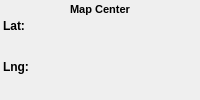
    <widget class="QFrame" name="frmMapCenter">
     <property name="sizePolicy">
      <sizepolicy hsizetype="Maximum" vsizetype="Maximum">
       <horstretch>0</horstretch>
       <verstretch>0</verstretch>
      </sizepolicy>
     </property>
     <property name="font">
      <font>
       <pointsize>9</pointsize>
      </font>
     </property>
     <property name="mouseTracking">
      <bool>true</bool>
     </property>
     <property name="toolTip">
      <string>Map Center</string>
     </property>
     <property name="autoFillBackground">
      <bool>true</bool>
     </property>
     <layout class="QGridLayout" name="gridLayout_3">
      <property name="leftMargin">
       <number>3</number>
      </property>
      <property name="topMargin">
       <number>3</number>
      </property>
      <property name="rightMargin">
       <number>3</number>
      </property>
      <property name="bottomMargin">
       <number>3</number>
      </property>
      <property name="spacing">
       <number>2</number>
      </property>
      <item row="0" column="0" colspan="2">
       <widget class="QLabel" name="lblMapCenter">
        <property name="palette">
         <palette>
          <active>
           <colorrole role="Button">
            <brush brushstyle="SolidPattern">
             <color alpha="0">
              <red>0</red>
              <green>0</green>
              <blue>0</blue>
             </color>
            </brush>
           </colorrole>
           <colorrole role="Base">
            <brush brushstyle="SolidPattern">
             <color alpha="0">
              <red>0</red>
              <green>0</green>
              <blue>0</blue>
             </color>
            </brush>
           </colorrole>
           <colorrole role="Window">
            <brush brushstyle="SolidPattern">
             <color alpha="0">
              <red>0</red>
              <green>0</green>
              <blue>0</blue>
             </color>
            </brush>
           </colorrole>
          </active>
          <inactive>
           <colorrole role="Button">
            <brush brushstyle="SolidPattern">
             <color alpha="0">
              <red>0</red>
              <green>0</green>
              <blue>0</blue>
             </color>
            </brush>
           </colorrole>
           <colorrole role="Base">
            <brush brushstyle="SolidPattern">
             <color alpha="0">
              <red>0</red>
              <green>0</green>
              <blue>0</blue>
             </color>
            </brush>
           </colorrole>
           <colorrole role="Window">
            <brush brushstyle="SolidPattern">
             <color alpha="0">
              <red>0</red>
              <green>0</green>
              <blue>0</blue>
             </color>
            </brush>
           </colorrole>
          </inactive>
          <disabled>
           <colorrole role="Button">
            <brush brushstyle="SolidPattern">
             <color alpha="0">
              <red>0</red>
              <green>0</green>
              <blue>0</blue>
             </color>
            </brush>
           </colorrole>
           <colorrole role="Base">
            <brush brushstyle="SolidPattern">
             <color alpha="0">
              <red>0</red>
              <green>0</green>
              <blue>0</blue>
             </color>
            </brush>
           </colorrole>
           <colorrole role="Window">
            <brush brushstyle="SolidPattern">
             <color alpha="0">
              <red>0</red>
              <green>0</green>
              <blue>0</blue>
             </color>
            </brush>
           </colorrole>
          </disabled>
         </palette>
        </property>
        <property name="font">
         <font>
          <pointsize>8</pointsize>
          <weight>75</weight>
          <bold>true</bold>
         </font>
        </property>
        <property name="styleSheet">
         <string notr="true"> background-color: rgba(0, 0, 0, 0);</string>
        </property>
        <property name="text">
         <string>Map Center</string>
        </property>
        <property name="alignment">
         <set>Qt::AlignCenter</set>
        </property>
        <property name="indent">
         <number>1</number>
        </property>
       </widget>
      </item>
      <item row="3" column="0">
       <widget class="QLabel" name="lblMapCenterLonLabel">
        <property name="sizePolicy">
         <sizepolicy hsizetype="Expanding" vsizetype="Expanding">
          <horstretch>0</horstretch>
          <verstretch>0</verstretch>
         </sizepolicy>
        </property>
        <property name="palette">
         <palette>
          <active>
           <colorrole role="Button">
            <brush brushstyle="SolidPattern">
             <color alpha="0">
              <red>0</red>
              <green>0</green>
              <blue>0</blue>
             </color>
            </brush>
           </colorrole>
           <colorrole role="Text">
            <brush brushstyle="SolidPattern">
             <color alpha="255">
              <red>255</red>
              <green>255</green>
              <blue>255</blue>
             </color>
            </brush>
           </colorrole>
           <colorrole role="ButtonText">
            <brush brushstyle="SolidPattern">
             <color alpha="255">
              <red>255</red>
              <green>255</green>
              <blue>255</blue>
             </color>
            </brush>
           </colorrole>
           <colorrole role="Base">
            <brush brushstyle="SolidPattern">
             <color alpha="0">
              <red>0</red>
              <green>0</green>
              <blue>0</blue>
             </color>
            </brush>
           </colorrole>
           <colorrole role="Window">
            <brush brushstyle="SolidPattern">
             <color alpha="0">
              <red>0</red>
              <green>0</green>
              <blue>0</blue>
             </color>
            </brush>
           </colorrole>
          </active>
          <inactive>
           <colorrole role="Button">
            <brush brushstyle="SolidPattern">
             <color alpha="0">
              <red>0</red>
              <green>0</green>
              <blue>0</blue>
             </color>
            </brush>
           </colorrole>
           <colorrole role="Text">
            <brush brushstyle="SolidPattern">
             <color alpha="255">
              <red>255</red>
              <green>255</green>
              <blue>255</blue>
             </color>
            </brush>
           </colorrole>
           <colorrole role="ButtonText">
            <brush brushstyle="SolidPattern">
             <color alpha="255">
              <red>255</red>
              <green>255</green>
              <blue>255</blue>
             </color>
            </brush>
           </colorrole>
           <colorrole role="Base">
            <brush brushstyle="SolidPattern">
             <color alpha="0">
              <red>0</red>
              <green>0</green>
              <blue>0</blue>
             </color>
            </brush>
           </colorrole>
           <colorrole role="Window">
            <brush brushstyle="SolidPattern">
             <color alpha="0">
              <red>0</red>
              <green>0</green>
              <blue>0</blue>
             </color>
            </brush>
           </colorrole>
          </inactive>
          <disabled>
           <colorrole role="Button">
            <brush brushstyle="SolidPattern">
             <color alpha="0">
              <red>0</red>
              <green>0</green>
              <blue>0</blue>
             </color>
            </brush>
           </colorrole>
           <colorrole role="Text">
            <brush brushstyle="SolidPattern">
             <color alpha="255">
              <red>255</red>
              <green>255</green>
              <blue>255</blue>
             </color>
            </brush>
           </colorrole>
           <colorrole role="ButtonText">
            <brush brushstyle="SolidPattern">
             <color alpha="255">
              <red>255</red>
              <green>255</green>
              <blue>255</blue>
             </color>
            </brush>
           </colorrole>
           <colorrole role="Base">
            <brush brushstyle="SolidPattern">
             <color alpha="0">
              <red>0</red>
              <green>0</green>
              <blue>0</blue>
             </color>
            </brush>
           </colorrole>
           <colorrole role="Window">
            <brush brushstyle="SolidPattern">
             <color alpha="0">
              <red>0</red>
              <green>0</green>
              <blue>0</blue>
             </color>
            </brush>
           </colorrole>
          </disabled>
         </palette>
        </property>
        <property name="font">
         <font>
          <pointsize>9</pointsize>
          <weight>75</weight>
          <bold>true</bold>
         </font>
        </property>
        <property name="styleSheet">
         <string notr="true">background-color: rgba(0, 0, 0, 0);</string>
        </property>
        <property name="frameShadow">
         <enum>QFrame::Sunken</enum>
        </property>
        <property name="text">
         <string>Lng:</string>
        </property>
        <property name="indent">
         <number>0</number>
        </property>
       </widget>
      </item>
      <item row="1" column="1">
       <widget class="QLabel" name="lblMapCenterLat">
        <property name="sizePolicy">
         <sizepolicy hsizetype="Maximum" vsizetype="Minimum">
          <horstretch>0</horstretch>
          <verstretch>0</verstretch>
         </sizepolicy>
        </property>
        <property name="palette">
         <palette>
          <active>
           <colorrole role="Button">
            <brush brushstyle="SolidPattern">
             <color alpha="0">
              <red>0</red>
              <green>0</green>
              <blue>0</blue>
             </color>
            </brush>
           </colorrole>
           <colorrole role="Text">
            <brush brushstyle="SolidPattern">
             <color alpha="255">
              <red>255</red>
              <green>255</green>
              <blue>255</blue>
             </color>
            </brush>
           </colorrole>
           <colorrole role="ButtonText">
            <brush brushstyle="SolidPattern">
             <color alpha="255">
              <red>255</red>
              <green>255</green>
              <blue>255</blue>
             </color>
            </brush>
           </colorrole>
           <colorrole role="Base">
            <brush brushstyle="SolidPattern">
             <color alpha="0">
              <red>0</red>
              <green>0</green>
              <blue>0</blue>
             </color>
            </brush>
           </colorrole>
           <colorrole role="Window">
            <brush brushstyle="SolidPattern">
             <color alpha="0">
              <red>0</red>
              <green>0</green>
              <blue>0</blue>
             </color>
            </brush>
           </colorrole>
          </active>
          <inactive>
           <colorrole role="Button">
            <brush brushstyle="SolidPattern">
             <color alpha="0">
              <red>0</red>
              <green>0</green>
              <blue>0</blue>
             </color>
            </brush>
           </colorrole>
           <colorrole role="Text">
            <brush brushstyle="SolidPattern">
             <color alpha="255">
              <red>255</red>
              <green>255</green>
              <blue>255</blue>
             </color>
            </brush>
           </colorrole>
           <colorrole role="ButtonText">
            <brush brushstyle="SolidPattern">
             <color alpha="255">
              <red>255</red>
              <green>255</green>
              <blue>255</blue>
             </color>
            </brush>
           </colorrole>
           <colorrole role="Base">
            <brush brushstyle="SolidPattern">
             <color alpha="0">
              <red>0</red>
              <green>0</green>
              <blue>0</blue>
             </color>
            </brush>
           </colorrole>
           <colorrole role="Window">
            <brush brushstyle="SolidPattern">
             <color alpha="0">
              <red>0</red>
              <green>0</green>
              <blue>0</blue>
             </color>
            </brush>
           </colorrole>
          </inactive>
          <disabled>
           <colorrole role="Button">
            <brush brushstyle="SolidPattern">
             <color alpha="0">
              <red>0</red>
              <green>0</green>
              <blue>0</blue>
             </color>
            </brush>
           </colorrole>
           <colorrole role="Text">
            <brush brushstyle="SolidPattern">
             <color alpha="255">
              <red>255</red>
              <green>255</green>
              <blue>255</blue>
             </color>
            </brush>
           </colorrole>
           <colorrole role="ButtonText">
            <brush brushstyle="SolidPattern">
             <color alpha="255">
              <red>255</red>
              <green>255</green>
              <blue>255</blue>
             </color>
            </brush>
           </colorrole>
           <colorrole role="Base">
            <brush brushstyle="SolidPattern">
             <color alpha="0">
              <red>0</red>
              <green>0</green>
              <blue>0</blue>
             </color>
            </brush>
           </colorrole>
           <colorrole role="Window">
            <brush brushstyle="SolidPattern">
             <color alpha="0">
              <red>0</red>
              <green>0</green>
              <blue>0</blue>
             </color>
            </brush>
           </colorrole>
          </disabled>
         </palette>
        </property>
        <property name="font">
         <font>
          <pointsize>9</pointsize>
          <weight>75</weight>
          <bold>true</bold>
         </font>
        </property>
        <property name="mouseTracking">
         <bool>false</bool>
        </property>
        <property name="styleSheet">
         <string notr="true">background-color: rgba(0, 0, 0, 0);</string>
        </property>
        <property name="frameShadow">
         <enum>QFrame::Plain</enum>
        </property>
        <property name="scaledContents">
         <bool>false</bool>
        </property>
        <property name="alignment">
         <set>Qt::AlignLeading|Qt::AlignLeft|Qt::AlignTop</set>
        </property>
        <property name="wordWrap">
         <bool>false</bool>
        </property>
        <property name="margin">
         <number>0</number>
        </property>
        <property name="indent">
         <number>0</number>
        </property>
       </widget>
      </item>
      <item row="1" column="0" rowspan="2">
       <widget class="QLabel" name="lblMapCenterLatLabel">
        <property name="enabled">
         <bool>true</bool>
        </property>
        <property name="sizePolicy">
         <sizepolicy hsizetype="Expanding" vsizetype="Preferred">
          <horstretch>0</horstretch>
          <verstretch>0</verstretch>
         </sizepolicy>
        </property>
        <property name="palette">
         <palette>
          <active>
           <colorrole role="Button">
            <brush brushstyle="SolidPattern">
             <color alpha="0">
              <red>0</red>
              <green>0</green>
              <blue>0</blue>
             </color>
            </brush>
           </colorrole>
           <colorrole role="Text">
            <brush brushstyle="SolidPattern">
             <color alpha="255">
              <red>255</red>
              <green>255</green>
              <blue>255</blue>
             </color>
            </brush>
           </colorrole>
           <colorrole role="ButtonText">
            <brush brushstyle="SolidPattern">
             <color alpha="255">
              <red>255</red>
              <green>255</green>
              <blue>255</blue>
             </color>
            </brush>
           </colorrole>
           <colorrole role="Base">
            <brush brushstyle="SolidPattern">
             <color alpha="0">
              <red>0</red>
              <green>0</green>
              <blue>0</blue>
             </color>
            </brush>
           </colorrole>
           <colorrole role="Window">
            <brush brushstyle="SolidPattern">
             <color alpha="0">
              <red>0</red>
              <green>0</green>
              <blue>0</blue>
             </color>
            </brush>
           </colorrole>
          </active>
          <inactive>
           <colorrole role="Button">
            <brush brushstyle="SolidPattern">
             <color alpha="0">
              <red>0</red>
              <green>0</green>
              <blue>0</blue>
             </color>
            </brush>
           </colorrole>
           <colorrole role="Text">
            <brush brushstyle="SolidPattern">
             <color alpha="255">
              <red>255</red>
              <green>255</green>
              <blue>255</blue>
             </color>
            </brush>
           </colorrole>
           <colorrole role="ButtonText">
            <brush brushstyle="SolidPattern">
             <color alpha="255">
              <red>255</red>
              <green>255</green>
              <blue>255</blue>
             </color>
            </brush>
           </colorrole>
           <colorrole role="Base">
            <brush brushstyle="SolidPattern">
             <color alpha="0">
              <red>0</red>
              <green>0</green>
              <blue>0</blue>
             </color>
            </brush>
           </colorrole>
           <colorrole role="Window">
            <brush brushstyle="SolidPattern">
             <color alpha="0">
              <red>0</red>
              <green>0</green>
              <blue>0</blue>
             </color>
            </brush>
           </colorrole>
          </inactive>
          <disabled>
           <colorrole role="Button">
            <brush brushstyle="SolidPattern">
             <color alpha="0">
              <red>0</red>
              <green>0</green>
              <blue>0</blue>
             </color>
            </brush>
           </colorrole>
           <colorrole role="Text">
            <brush brushstyle="SolidPattern">
             <color alpha="255">
              <red>255</red>
              <green>255</green>
              <blue>255</blue>
             </color>
            </brush>
           </colorrole>
           <colorrole role="ButtonText">
            <brush brushstyle="SolidPattern">
             <color alpha="255">
              <red>255</red>
              <green>255</green>
              <blue>255</blue>
             </color>
            </brush>
           </colorrole>
           <colorrole role="Base">
            <brush brushstyle="SolidPattern">
             <color alpha="0">
              <red>0</red>
              <green>0</green>
              <blue>0</blue>
             </color>
            </brush>
           </colorrole>
           <colorrole role="Window">
            <brush brushstyle="SolidPattern">
             <color alpha="0">
              <red>0</red>
              <green>0</green>
              <blue>0</blue>
             </color>
            </brush>
           </colorrole>
          </disabled>
         </palette>
        </property>
        <property name="font">
         <font>
          <pointsize>9</pointsize>
          <weight>75</weight>
          <bold>true</bold>
         </font>
        </property>
        <property name="styleSheet">
         <string notr="true">background-color: rgba(0, 0, 0, 0);</string>
        </property>
        <property name="frameShape">
         <enum>QFrame::NoFrame</enum>
        </property>
        <property name="frameShadow">
         <enum>QFrame::Sunken</enum>
        </property>
        <property name="lineWidth">
         <number>1</number>
        </property>
        <property name="text">
         <string>Lat:</string>
        </property>
        <property name="textFormat">
         <enum>Qt::AutoText</enum>
        </property>
        <property name="indent">
         <number>0</number>
        </property>
       </widget>
      </item>
      <item row="2" column="1" rowspan="2">
       <widget class="QLabel" name="lblMapCenterLon">
        <property name="sizePolicy">
         <sizepolicy hsizetype="Maximum" vsizetype="Minimum">
          <horstretch>0</horstretch>
          <verstretch>0</verstretch>
         </sizepolicy>
        </property>
        <property name="palette">
         <palette>
          <active>
           <colorrole role="Button">
            <brush brushstyle="SolidPattern">
             <color alpha="0">
              <red>0</red>
              <green>0</green>
              <blue>0</blue>
             </color>
            </brush>
           </colorrole>
           <colorrole role="Text">
            <brush brushstyle="SolidPattern">
             <color alpha="255">
              <red>255</red>
              <green>255</green>
              <blue>255</blue>
             </color>
            </brush>
           </colorrole>
           <colorrole role="ButtonText">
            <brush brushstyle="SolidPattern">
             <color alpha="255">
              <red>255</red>
              <green>255</green>
              <blue>255</blue>
             </color>
            </brush>
           </colorrole>
           <colorrole role="Base">
            <brush brushstyle="SolidPattern">
             <color alpha="0">
              <red>0</red>
              <green>0</green>
              <blue>0</blue>
             </color>
            </brush>
           </colorrole>
           <colorrole role="Window">
            <brush brushstyle="SolidPattern">
             <color alpha="0">
              <red>0</red>
              <green>0</green>
              <blue>0</blue>
             </color>
            </brush>
           </colorrole>
          </active>
          <inactive>
           <colorrole role="Button">
            <brush brushstyle="SolidPattern">
             <color alpha="0">
              <red>0</red>
              <green>0</green>
              <blue>0</blue>
             </color>
            </brush>
           </colorrole>
           <colorrole role="Text">
            <brush brushstyle="SolidPattern">
             <color alpha="255">
              <red>255</red>
              <green>255</green>
              <blue>255</blue>
             </color>
            </brush>
           </colorrole>
           <colorrole role="ButtonText">
            <brush brushstyle="SolidPattern">
             <color alpha="255">
              <red>255</red>
              <green>255</green>
              <blue>255</blue>
             </color>
            </brush>
           </colorrole>
           <colorrole role="Base">
            <brush brushstyle="SolidPattern">
             <color alpha="0">
              <red>0</red>
              <green>0</green>
              <blue>0</blue>
             </color>
            </brush>
           </colorrole>
           <colorrole role="Window">
            <brush brushstyle="SolidPattern">
             <color alpha="0">
              <red>0</red>
              <green>0</green>
              <blue>0</blue>
             </color>
            </brush>
           </colorrole>
          </inactive>
          <disabled>
           <colorrole role="Button">
            <brush brushstyle="SolidPattern">
             <color alpha="0">
              <red>0</red>
              <green>0</green>
              <blue>0</blue>
             </color>
            </brush>
           </colorrole>
           <colorrole role="Text">
            <brush brushstyle="SolidPattern">
             <color alpha="255">
              <red>255</red>
              <green>255</green>
              <blue>255</blue>
             </color>
            </brush>
           </colorrole>
           <colorrole role="ButtonText">
            <brush brushstyle="SolidPattern">
             <color alpha="255">
              <red>255</red>
              <green>255</green>
              <blue>255</blue>
             </color>
            </brush>
           </colorrole>
           <colorrole role="Base">
            <brush brushstyle="SolidPattern">
             <color alpha="0">
              <red>0</red>
              <green>0</green>
              <blue>0</blue>
             </color>
            </brush>
           </colorrole>
           <colorrole role="Window">
            <brush brushstyle="SolidPattern">
             <color alpha="0">
              <red>0</red>
              <green>0</green>
              <blue>0</blue>
             </color>
            </brush>
           </colorrole>
          </disabled>
         </palette>
        </property>
        <property name="font">
         <font>
          <pointsize>9</pointsize>
          <weight>75</weight>
          <bold>true</bold>
         </font>
        </property>
        <property name="mouseTracking">
         <bool>false</bool>
        </property>
        <property name="styleSheet">
         <string notr="true">background-color: rgba(0, 0, 0, 0);</string>
        </property>
        <property name="frameShadow">
         <enum>QFrame::Plain</enum>
        </property>
        <property name="alignment">
         <set>Qt::AlignLeading|Qt::AlignLeft|Qt::AlignTop</set>
        </property>
        <property name="indent">
         <number>0</number>
        </property>
       </widget>
      </item>
     </layout>
    </widget>
